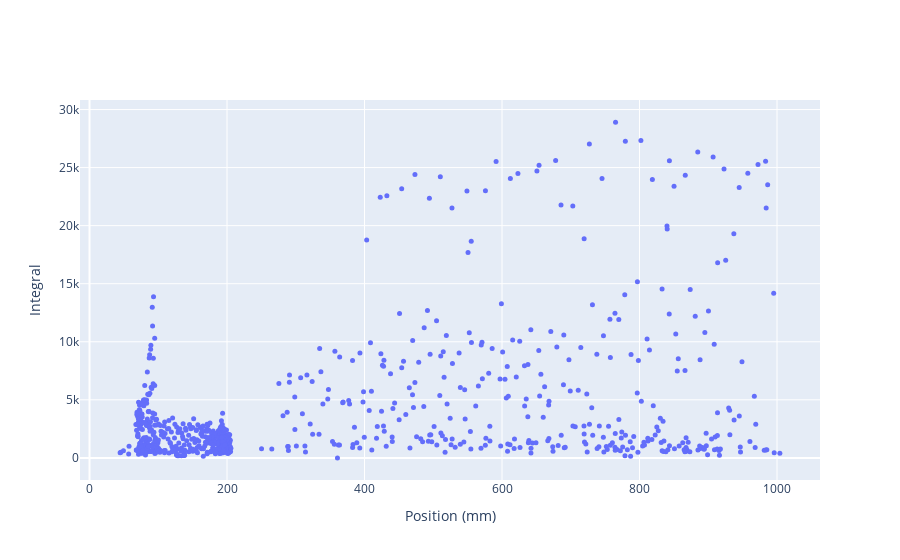

Notebook source saved alongside this figure:
### Code cell
# Plot r-Charge projection (Bragg curve)
fig = go.Figure()
fig.add_trace(
    go.Scatter(x=np.linalg.norm(cloud.cloud[:, :3], axis=1), y=cloud.cloud[:, 4], mode="markers", marker={"size": 5})
)
fig.update_layout(
    xaxis_title="Position (mm)",
    yaxis_title="Integral"
)
fig.show()

### Figure 1 — Plotly figure (JSON) as saved in the notebook; plotly's stock layout.template omitted (floating-point values rounded to 4 significant figures; data arrays with more than 128 entries replaced by an {"elided": "..."} marker saying what was removed)
{"data": [{"marker": {"size": 5}, "mode": "markers", "type": "scatter", "x": {"elided": "812 float values"}, "y": {"elided": "812 int values"}}], "layout": {"xaxis": {"title": {"text": "Position (mm)"}}, "yaxis": {"title": {"text": "Integral"}}}}
